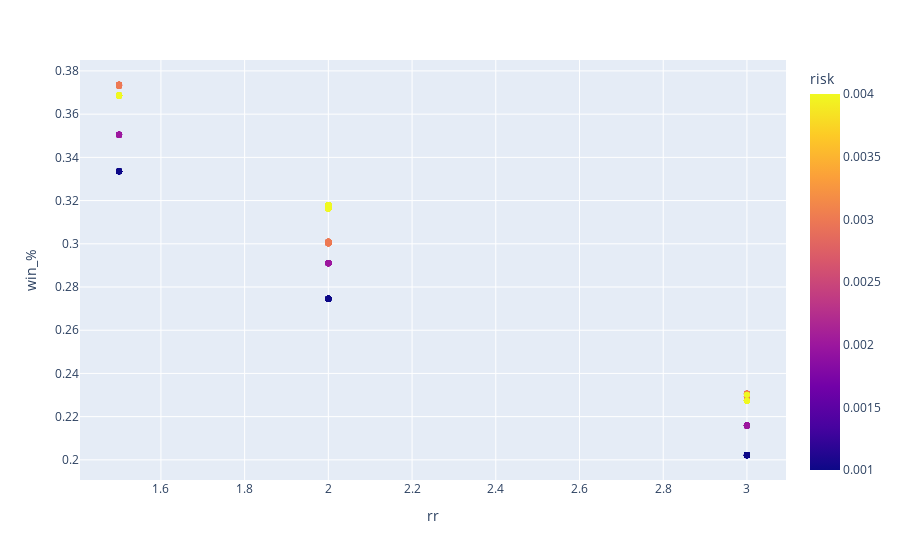

The notebook cell this image was saved under:
### Code cell
px.scatter(df, x = 'rr', y = 'win_%', color = 'risk')

### Figure 1 — Plotly figure (JSON) as saved in the notebook; plotly's stock layout.template omitted (floating-point values rounded to 4 significant figures; data arrays with more than 128 entries replaced by an {"elided": "..."} marker saying what was removed)
{"data": [{"hovertemplate": "rr=%{x}<br>win_%=%{y}<br>risk=%{marker.color}<extra></extra>", "legendgroup": "", "marker": {"color": {"elided": "540 float values"}, "coloraxis": "coloraxis", "symbol": "circle"}, "mode": "markers", "name": "", "orientation": "v", "showlegend": false, "type": "scatter", "x": {"elided": "540 float values"}, "xaxis": "x", "y": {"elided": "540 float values"}, "yaxis": "y"}], "layout": {"coloraxis": {"colorbar": {"title": {"text": "risk"}}, "colorscale": [[0, "#0d0887"], [0.1111, "#46039f"], [0.2222, "#7201a8"], [0.3333, "#9c179e"], [0.4444, "#bd3786"], [0.5556, "#d8576b"], [0.6667, "#ed7953"], [0.7778, "#fb9f3a"], [0.8889, "#fdca26"], [1, "#f0f921"]]}, "legend": {"tracegroupgap": 0}, "margin": {"t": 60}, "xaxis": {"anchor": "y", "domain": [0, 1], "title": {"text": "rr"}}, "yaxis": {"anchor": "x", "domain": [0, 1], "title": {"text": "win_%"}}}}
